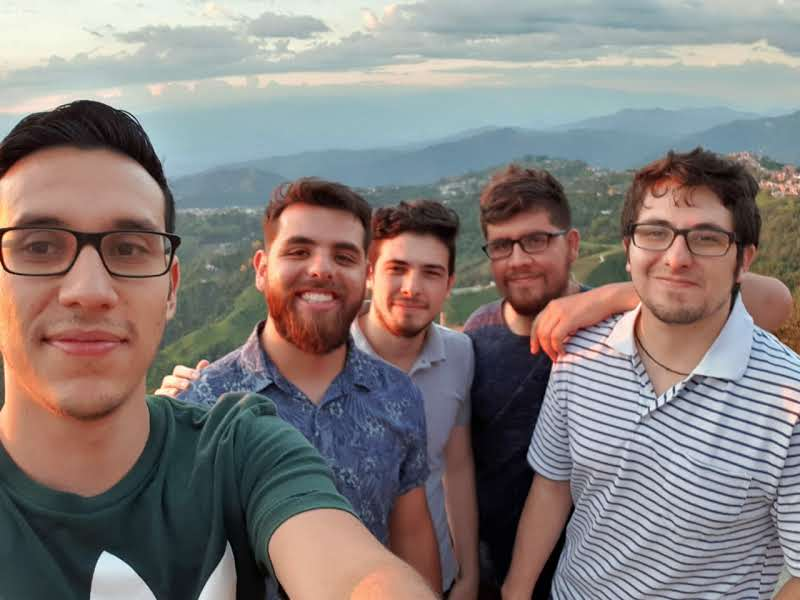
#> input picture data_test/friends.jpg, 800 x 600 px, given in place of the camera
$ python perfil_detection.py
#> lines starting #> are read from the running program, lines starting #| are printed output that depends on the picture; after the words box and inside, x2 and y2 are one past the last pixel; in counts of white or black regions, pixels touching at a corner belong together
### f_utils.py
import cv2
import BoundingBox

def detect(img, cascade):
    rects = cascade.detectMultiScale(img, scaleFactor=1.3, minNeighbors=4, minSize=(30, 30),
                                    flags=cv2.CASCADE_SCALE_IMAGE)
    #rects = cascade.detectMultiScale(img,minNeighbors=10, scaleFactor=1.05)
    if len(rects) == 0:
        return []
    rects[:,2:] += rects[:,:2]
    return rects

def print_image(frame,boxes,tag):
    if tag == "perfil_derecho":
        if len(boxes)==0:
            res_img = frame
        else:
            _,x_max,_= frame.shape
            boxes[0][0] = x_max-boxes[0][0]
            boxes[0][2] = x_max-boxes[0][2]
            names = [tag]*len(boxes)
            res_img = BoundingBox.bounding_box(frame,boxes,names)
    else:
        if len(boxes)==0:
            res_img = frame
        else:
            names = [tag]*len(boxes)
            res_img = BoundingBox.bounding_box(frame,boxes,names)
    return res_img


# [15 lines left out: function models_profile, not called in this run]

### BoundingBox.py
'''
esta funcion pinta una caja sobre las coordenadas dadas
Input:
    - img: imagen (array)
    - box: [[y0,x1,y1,x0],[y0,x1,y1,x0],...,[y0,x1,y1,x0]], es una lista de listas con todas las cajas que se quieren pintar
    - match_name: [[name],[name],...,[name]], lista de listas con cada uno de los nombres que se le quiere colocar a la caja,
        no es un parametro obligatorio
'''

import cv2
import numpy as np

def bounding_box(img,box,match_name=[]):
    for i in np.arange(len(box)):
        x0,y0,x1,y1 = box[i]
        img = cv2.rectangle(img,
                      (x0,y0),
                      (x1,y1),
                      (0,255,0),3);
        if not match_name:
            continue
        else:
            cv2.putText(img, match_name[i], (x0, y0-10), cv2.FONT_HERSHEY_SIMPLEX, 0.9, (0,255,0), 2)
    return img

#---------------------------------- ejemplo de consimo ---------------------------------
'''
box = [[353, 123, 710, 480]]
im = cv2.imread("juan.jpg")
im_box = bounding_box(im,box)

cv2.imshow('ejemplo',im_box)
cv2.waitKey(0)
'''

### perfil_detection.py
import cv2
import time
import f_utils as fu
import imutils

# crear el detector de rostros frontal
detect_frontal_face = cv2.CascadeClassifier('haarcascades/haarcascade_frontalface_alt.xml')
# crear el detector de perfil rostros
detect_perfil_face = cv2.CascadeClassifier('haarcascades/haarcascade_profileface.xml')

# visualizar
cv2.namedWindow("preview")
cam = cv2.VideoCapture(0)
while True:
    # read the frame from the camera and send it to the server
    star_time = time.time()
    ret, frame = cam.read()
#> frame is the input picture: shape (600, 800, 3); mean B, G, R 123.2, 125.5, 133.7
    frame = cv2.flip(frame, 1)
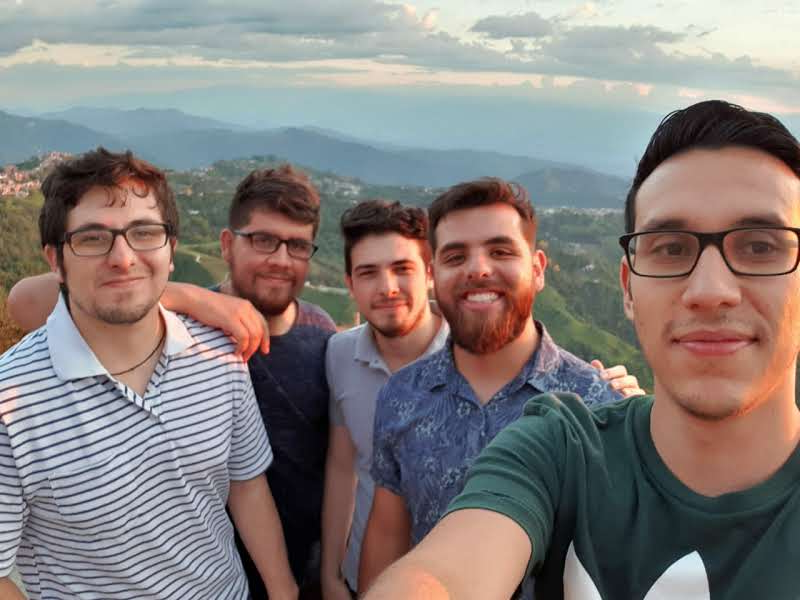
#> frame: shape (600, 800, 3); mean B, G, R 123.2, 125.5, 133.7
    frame = imutils.resize(frame,width=720)
#> frame: shape (540, 720, 3)
    #-------------------------- Insertar preproceso -------------------------------------
    gray = cv2.cvtColor(frame, cv2.COLOR_BGR2GRAY)
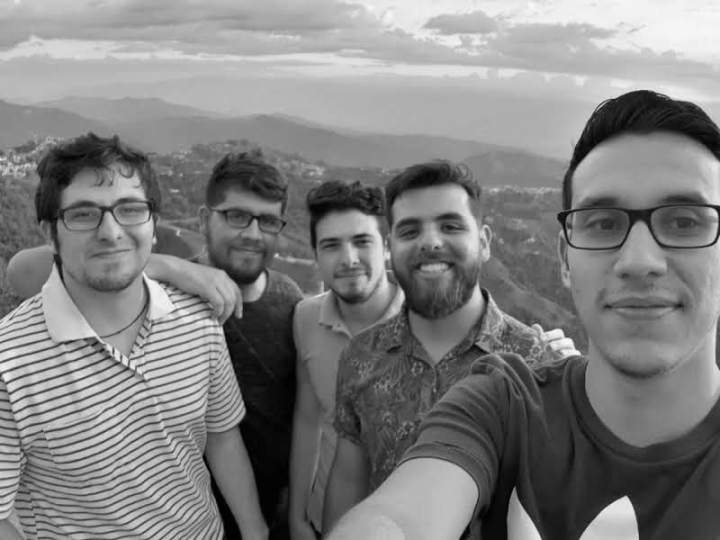
#> gray: shape (540, 720); min 0, max 250, mean 127.7
    # detectar si hay un rostro frontal o de perfil
    boxes =  fu.detect(gray,detect_frontal_face)
#> in detect, `rects = cascade.detectMultiScale(img, scaleFactor=1.3, minNeighbors=4,..`: rects = [[209, 186, 84, 84], [306, 211, 83, 83], [51, 168, 112, 112], [376, 184, 110, 110]]
#> boxes = [[209, 186, 293, 270], [306, 211, 389, 294], [51, 168, 163, 280], [376, 184, 486, 294]]
    if len(boxes)!=0:
        tag = 'frontal'
    else:
        boxes,tag = fu.models_profile(gray,detect_perfil_face)
    frame = fu.print_image(frame,boxes,tag)
#> in print_image, `names = [tag]*len(boxes)`: names = ['frontal', 'frontal', 'frontal', 'frontal']
#> the loop in bounding_box, `for i in np.arange(len(box)):` made 4 passes
#> pass 2, in bounding_box, `img = cv2.rectangle(img, (x0,y0), (x1,y1), (0,255,0),3);`:
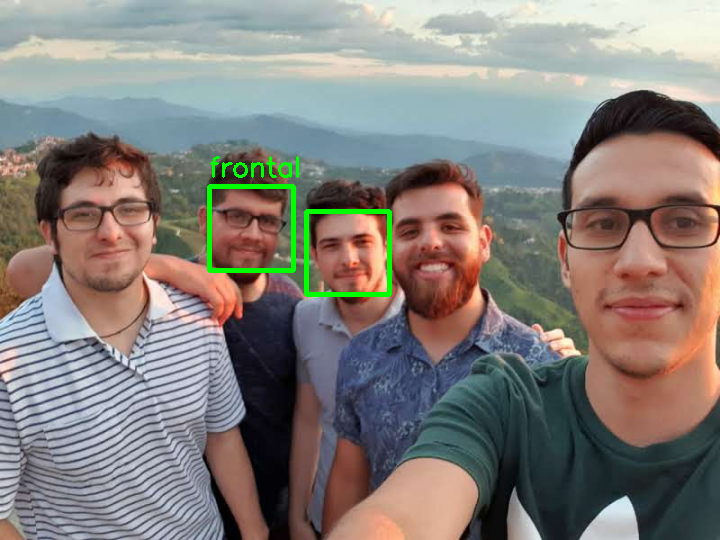
#> img: shape (540, 720, 3); mean B, G, R 122.5, 127.2, 132.6
#> pass 3, in bounding_box, `img = cv2.rectangle(img, (x0,y0), (x1,y1), (0,255,0),3);`:
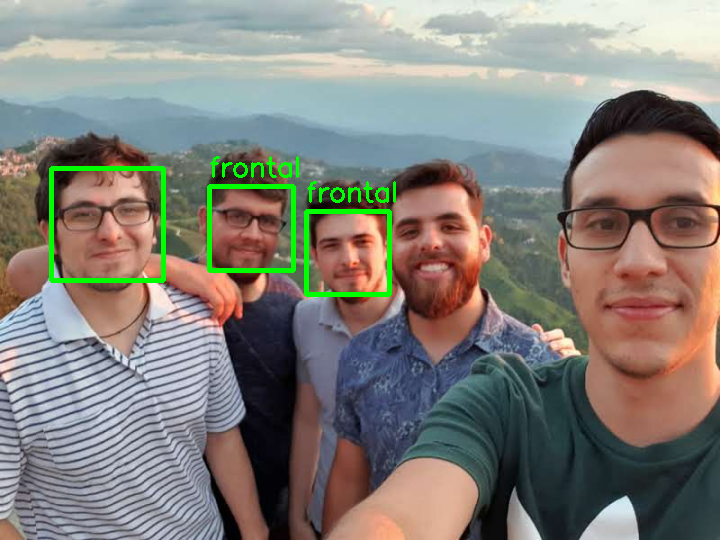
#> img: shape (540, 720, 3); 0.74% of pixels changed, all inside (x1, y1, x2, y2) = (49, 166, 396, 283)
#> after the loop in bounding_box, `for i in np.arange(len(box)):`:
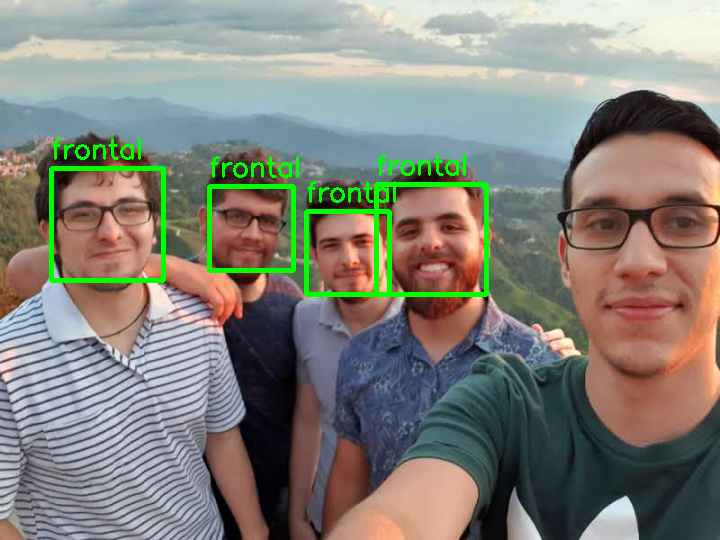
#> img: shape (540, 720, 3); 0.86% of pixels changed, all inside (x1, y1, x2, y2) = (52, 138, 489, 297)
    # ----------------------------------------------------------------------------
    end_time = time.time() - star_time
    FPS = 1/end_time
    cv2.putText(frame,f"FPS: {round(FPS,3)}",(10,50),cv2.FONT_HERSHEY_COMPLEX,1,(0,0,255),2)
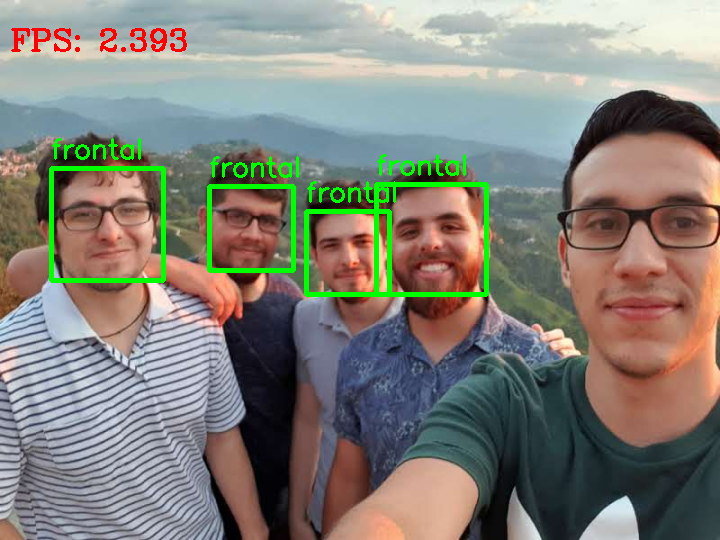
#> frame: shape (540, 720, 3); 0.4% of pixels changed, all inside (x1, y1, x2, y2) = (11, 28, 187, 52)
    cv2.imshow('preview',frame)
    if cv2.waitKey(1) &0xFF == ord('q'):
#> (key q is pressed here)
        break

$ run again, on data_test/juan.jpg
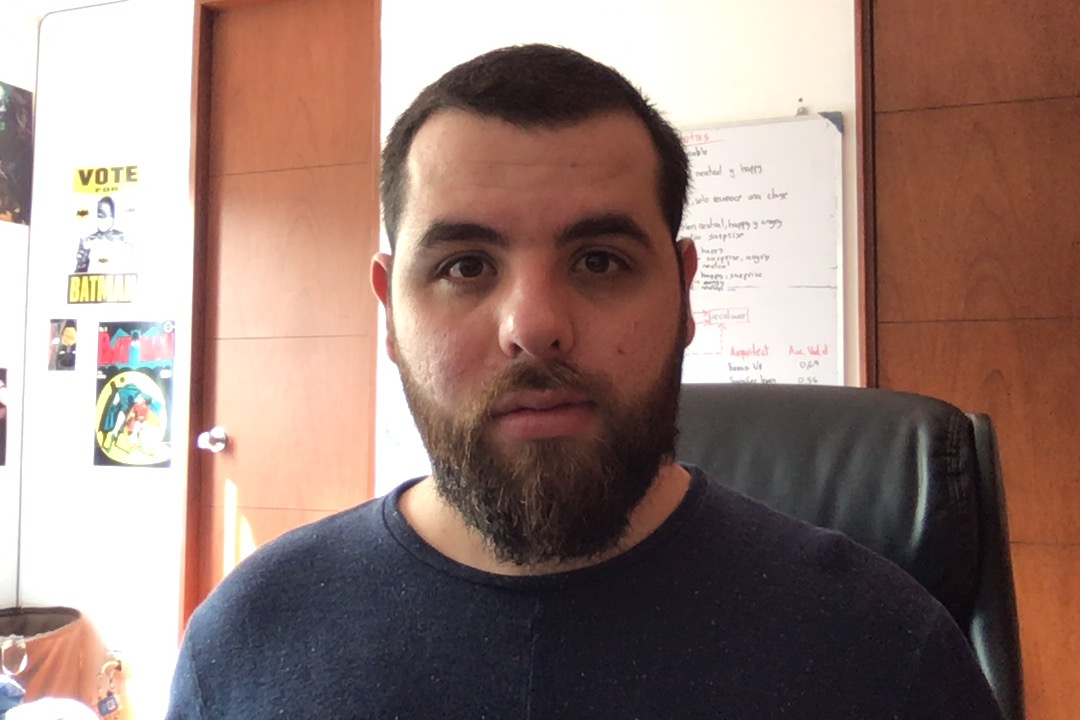
#> input picture data_test/juan.jpg, 1080 x 720 px, given in place of the camera
#> frame is the input picture: shape (720, 1080, 3); mean B, G, R 118.3, 125.6, 150.4
#> `gray = cv2.cvtColor(frame, cv2.COLOR_BGR2GRAY)`:
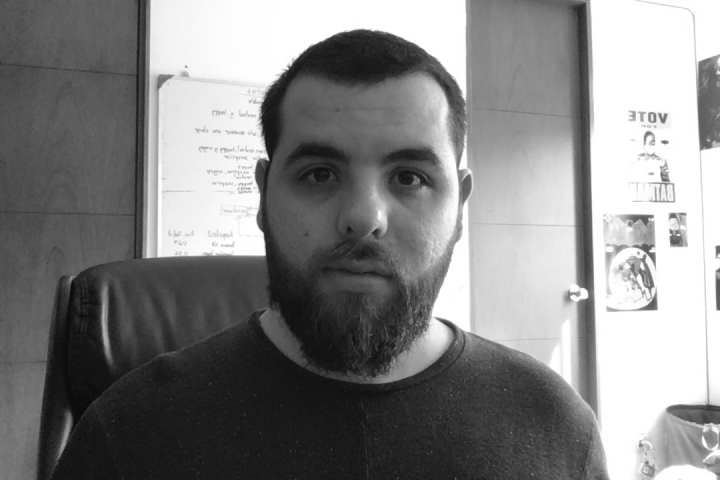
#> gray: shape (480, 720); min 5, max 255, mean 132.2
#> rects = [[249, 87, 228, 228]]
#> boxes = [[249, 87, 477, 315]]
#> names = ['frontal']
#> the loop in bounding_box, `for i in np.arange(len(box)):` made 1 pass
#> `cv2.putText(frame,f"FPS: {round(FPS,3)}",(10,50),cv2.FONT_HERSHEY_COMP..`:
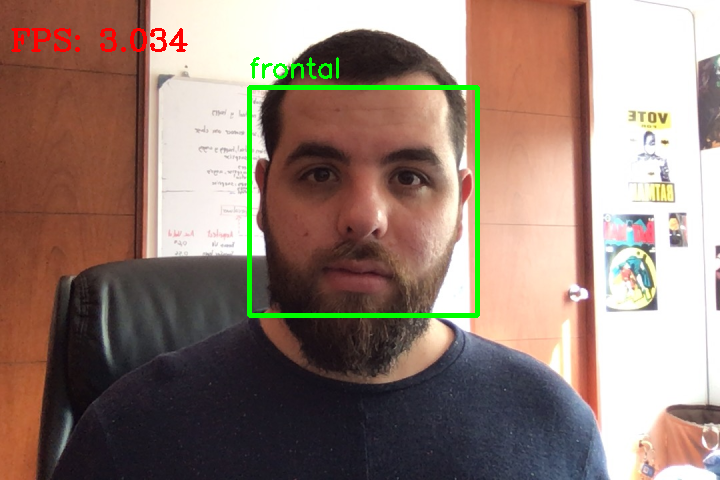
#> frame: shape (480, 720, 3); mean B, G, R 116, 126.9, 148.4

$ run again, on data_test/profile_juan.jpg
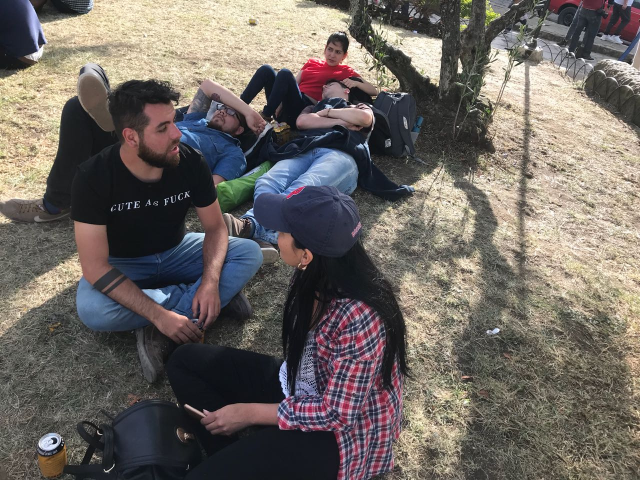
#> input picture data_test/profile_juan.jpg, 1280 x 960 px, given in place of the camera (shown at 1/2 size)
#> frame is the input picture: shape (960, 1280, 3); mean B, G, R 98.5, 103.7, 110.1
#> `gray = cv2.cvtColor(frame, cv2.COLOR_BGR2GRAY)`:
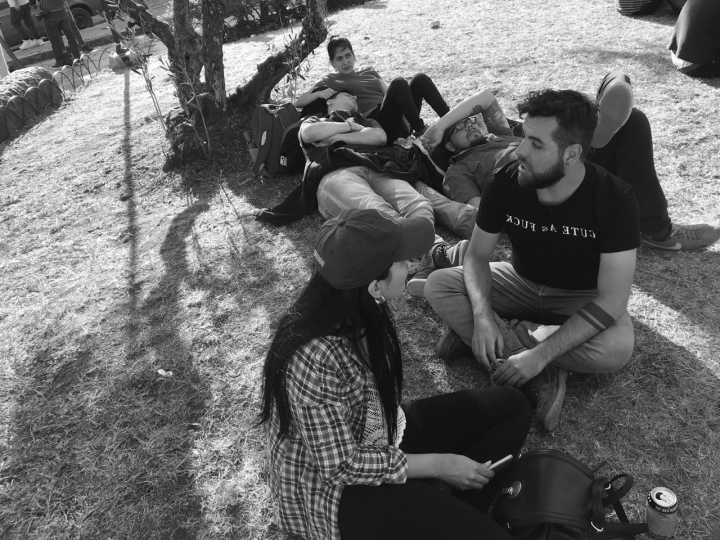
#> gray: shape (540, 720); min 7, max 255, mean 105
#> rects = ()
#> `boxes =  fu.detect(gray,detect_frontal_face)`: boxes = []
#> in models_profile, `boxes =  detect(gray,detect_perfil_face)`: boxes = [[497, 105, 583, 191]]
#> `boxes,tag = fu.models_profile(gray,detect_perfil_face)`: tag = 'perfil_izquierdo'
#> names = ['perfil_izquierdo']
#> the loop in bounding_box, `for i in np.arange(len(box)):` made 1 pass
#> `cv2.putText(frame,f"FPS: {round(FPS,3)}",(10,50),cv2.FONT_HERSHEY_COMP..`:
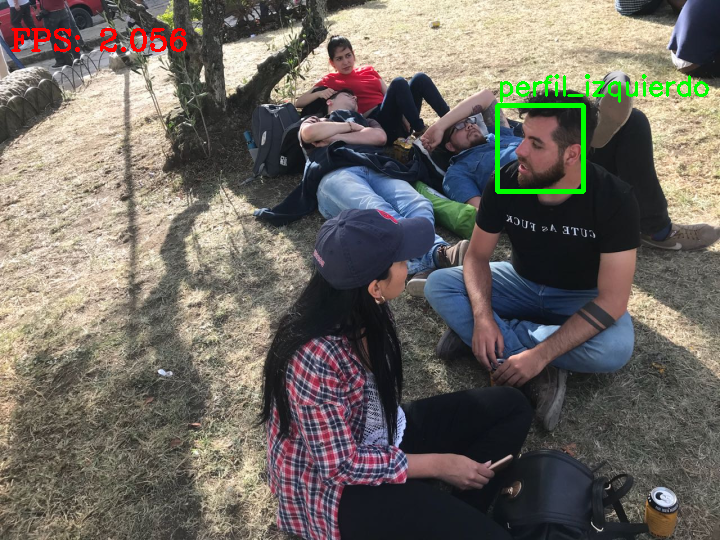
#> frame: shape (540, 720, 3); mean B, G, R 97.3, 104.5, 109.8

$ run again, on data_test/test1.jpg
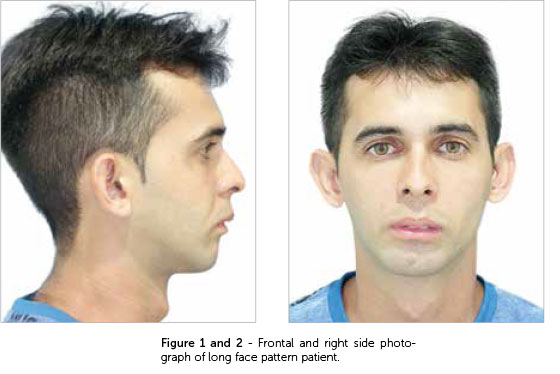
#> input picture data_test/test1.jpg, 560 x 374 px, given in place of the camera
#> frame is the input picture: shape (374, 560, 3); mean B, G, R 184.1, 192.9, 200.3
#> `gray = cv2.cvtColor(frame, cv2.COLOR_BGR2GRAY)`:
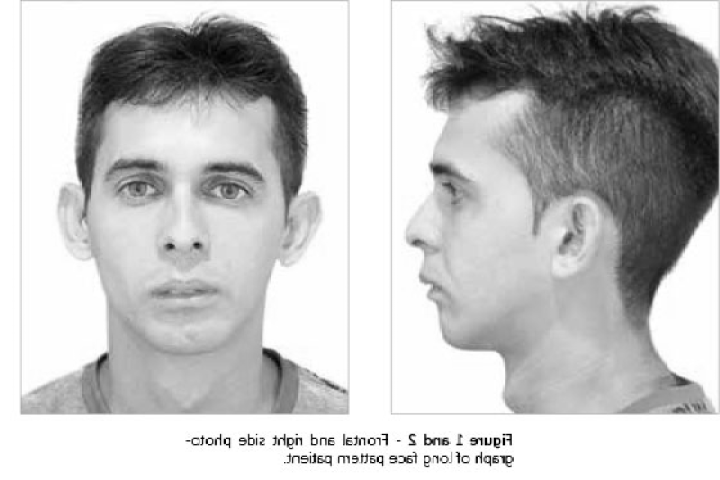
#> gray: shape (480, 720); min 0, max 255, mean 194
#> rects = [[58, 90, 255, 255]]
#> boxes = [[58, 90, 313, 345]]
#> names = ['frontal']
#> the loop in bounding_box, `for i in np.arange(len(box)):` made 1 pass
#> `cv2.putText(frame,f"FPS: {round(FPS,3)}",(10,50),cv2.FONT_HERSHEY_COMP..`:
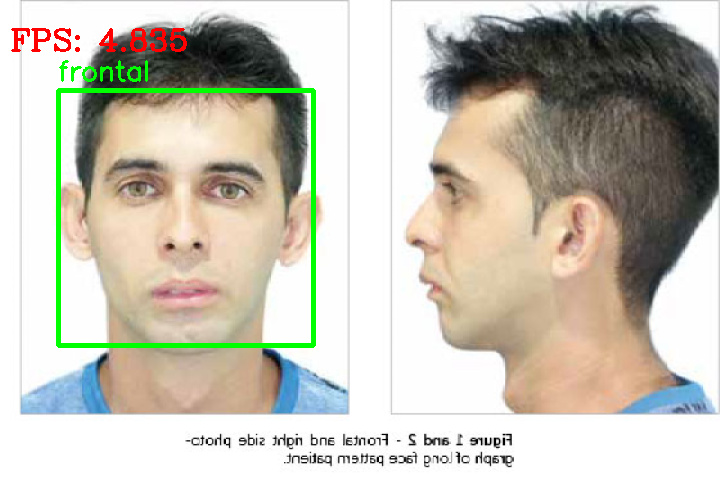
#> frame: shape (480, 720, 3); mean B, G, R 180.2, 193.2, 197.4
